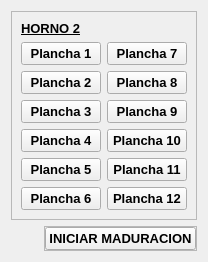
               <widget class="QWidget" name="planchasHor2">
                <layout class="QVBoxLayout" name="verticalLayout_33">
                 <item>
                  <widget class="QFrame" name="frame_32">
                   <property name="frameShape">
                    <enum>QFrame::StyledPanel</enum>
                   </property>
                   <property name="frameShadow">
                    <enum>QFrame::Raised</enum>
                   </property>
                   <layout class="QGridLayout" name="gridLayout_2">
                    <item row="1" column="0">
                     <widget class="QPushButton" name="pushButton_13">
                      <property name="font">
                       <font>
                        <pointsize>10</pointsize>
                        <weight>75</weight>
                        <bold>true</bold>
                       </font>
                      </property>
                      <property name="text">
                       <string>Plancha 1</string>
                      </property>
                     </widget>
                    </item>
                    <item row="3" column="1">
                     <widget class="QPushButton" name="pushButton_11">
                      <property name="font">
                       <font>
                        <pointsize>10</pointsize>
                        <weight>75</weight>
                        <bold>true</bold>
                       </font>
                      </property>
                      <property name="text">
                       <string>Plancha 9</string>
                      </property>
                     </widget>
                    </item>
                    <item row="5" column="1">
                     <widget class="QPushButton" name="pushButton_12">
                      <property name="font">
                       <font>
                        <pointsize>10</pointsize>
                        <weight>75</weight>
                        <bold>true</bold>
                       </font>
                      </property>
                      <property name="text">
                       <string>Plancha 11</string>
                      </property>
                     </widget>
                    </item>
                    <item row="4" column="0">
                     <widget class="QPushButton" name="pushButton_17">
                      <property name="font">
                       <font>
                        <pointsize>10</pointsize>
                        <weight>75</weight>
                        <bold>true</bold>
                       </font>
                      </property>
                      <property name="text">
                       <string>Plancha 4</string>
                      </property>
                     </widget>
                    </item>
                    <item row="2" column="0">
                     <widget class="QPushButton" name="pushButton_18">
                      <property name="font">
                       <font>
                        <pointsize>10</pointsize>
                        <weight>75</weight>
                        <bold>true</bold>
                       </font>
                      </property>
                      <property name="text">
                       <string>Plancha 2</string>
                      </property>
                     </widget>
                    </item>
                    <item row="2" column="1">
                     <widget class="QPushButton" name="pushButton_16">
                      <property name="font">
                       <font>
                        <pointsize>10</pointsize>
                        <weight>75</weight>
                        <bold>true</bold>
                       </font>
                      </property>
                      <property name="text">
                       <string>Plancha 8</string>
                      </property>
                     </widget>
                    </item>
                    <item row="3" column="0">
                     <widget class="QPushButton" name="pushButton_15">
                      <property name="font">
                       <font>
                        <pointsize>10</pointsize>
                        <weight>75</weight>
                        <bold>true</bold>
                       </font>
                      </property>
                      <property name="text">
                       <string>Plancha 3</string>
                      </property>
                     </widget>
                    </item>
                    <item row="4" column="1">
                     <widget class="QPushButton" name="pushButton_19">
                      <property name="font">
                       <font>
                        <pointsize>10</pointsize>
                        <weight>75</weight>
                        <bold>true</bold>
                       </font>
                      </property>
                      <property name="text">
                       <string>Plancha 10</string>
                      </property>
                     </widget>
                    </item>
                    <item row="5" column="0">
                     <widget class="QPushButton" name="pushButton_20">
                      <property name="font">
                       <font>
                        <pointsize>10</pointsize>
                        <weight>75</weight>
                        <bold>true</bold>
                       </font>
                      </property>
                      <property name="text">
                       <string>Plancha 5</string>
                      </property>
                     </widget>
                    </item>
                    <item row="0" column="0">
                     <widget class="QLabel" name="label_23">
                      <property name="font">
                       <font>
                        <pointsize>10</pointsize>
                        <weight>75</weight>
                        <bold>true</bold>
                        <underline>true</underline>
                       </font>
                      </property>
                      <property name="text">
                       <string>HORNO 2</string>
                      </property>
                     </widget>
                    </item>
                    <item row="6" column="0">
                     <widget class="QPushButton" name="pushButton_14">
                      <property name="font">
                       <font>
                        <pointsize>10</pointsize>
                        <weight>75</weight>
                        <bold>true</bold>
                       </font>
                      </property>
                      <property name="text">
                       <string>Plancha 6</string>
                      </property>
                     </widget>
                    </item>
                    <item row="1" column="1">
                     <widget class="QPushButton" name="pushButton_54">
                      <property name="font">
                       <font>
                        <pointsize>10</pointsize>
                        <weight>75</weight>
                        <bold>true</bold>
                       </font>
                      </property>
                      <property name="text">
                       <string>Plancha 7</string>
                      </property>
                     </widget>
                    </item>
                    <item row="6" column="1">
                     <widget class="QPushButton" name="pushButton_55">
                      <property name="font">
                       <font>
                        <pointsize>10</pointsize>
                        <weight>75</weight>
                        <bold>true</bold>
                       </font>
                      </property>
                      <property name="text">
                       <string>Plancha 12</string>
                      </property>
                     </widget>
                    </item>
                   </layout>
                  </widget>
                 </item>
                 <item alignment="Qt::AlignRight|Qt::AlignBottom">
                  <widget class="QFrame" name="frame_31">
                   <property name="frameShape">
                    <enum>QFrame::StyledPanel</enum>
                   </property>
                   <property name="frameShadow">
                    <enum>QFrame::Raised</enum>
                   </property>
                   <layout class="QVBoxLayout" name="verticalLayout_34">
                    <property name="spacing">
                     <number>0</number>
                    </property>
                    <property name="leftMargin">
                     <number>0</number>
                    </property>
                    <property name="topMargin">
                     <number>0</number>
                    </property>
                    <property name="rightMargin">
                     <number>0</number>
                    </property>
                    <property name="bottomMargin">
                     <number>0</number>
                    </property>
                    <item>
                     <widget class="QPushButton" name="iniciarMad_2Btn">
                      <property name="maximumSize">
                       <size>
                        <width>16777215</width>
                        <height>16777215</height>
                       </size>
                      </property>
                      <property name="font">
                       <font>
                        <pointsize>10</pointsize>
                        <weight>75</weight>
                        <bold>true</bold>
                       </font>
                      </property>
                      <property name="text">
                       <string>INICIAR MADURACION</string>
                      </property>
                      <property name="icon">
                       <iconset resource="resources.qrc">
                        <normaloff>:/icons/icons/chevron-right.svg</normaloff>:/icons/icons/chevron-right.svg</iconset>
                      </property>
                      <property name="iconSize">
                       <size>
                        <width>30</width>
                        <height>30</height>
                       </size>
                      </property>
                     </widget>
                    </item>
                   </layout>
                  </widget>
                 </item>
                </layout>
               </widget>
